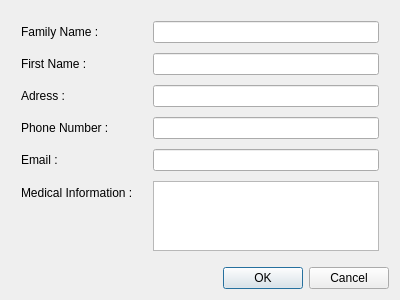
<?xml version="1.0" encoding="UTF-8"?>
<ui version="4.0">
 <class>DialogAddPatient</class>
 <widget class="QDialog" name="DialogAddPatient">
  <property name="geometry">
   <rect>
    <x>0</x>
    <y>0</y>
    <width>400</width>
    <height>300</height>
   </rect>
  </property>
  <property name="windowTitle">
   <string>Dialog</string>
  </property>
  <layout class="QVBoxLayout" name="verticalLayout">
   <item>
    <layout class="QFormLayout" name="formLayout">
     <property name="horizontalSpacing">
      <number>20</number>
     </property>
     <property name="verticalSpacing">
      <number>10</number>
     </property>
     <property name="leftMargin">
      <number>10</number>
     </property>
     <property name="topMargin">
      <number>10</number>
     </property>
     <property name="rightMargin">
      <number>10</number>
     </property>
     <property name="bottomMargin">
      <number>10</number>
     </property>
     <item row="0" column="0">
      <widget class="QLabel" name="label">
       <property name="text">
        <string>Family Name : </string>
       </property>
      </widget>
     </item>
     <item row="0" column="1">
      <widget class="QLineEdit" name="familyNameLineEdit">
       <property name="maxLength">
        <number>50</number>
       </property>
      </widget>
     </item>
     <item row="1" column="0">
      <widget class="QLabel" name="label_2">
       <property name="text">
        <string>First Name :</string>
       </property>
      </widget>
     </item>
     <item row="1" column="1">
      <widget class="QLineEdit" name="FirstNameLineEdit">
       <property name="maxLength">
        <number>50</number>
       </property>
      </widget>
     </item>
     <item row="2" column="0">
      <widget class="QLabel" name="label_3">
       <property name="text">
        <string>Adress :</string>
       </property>
      </widget>
     </item>
     <item row="2" column="1">
      <widget class="QLineEdit" name="adressLineEdit">
       <property name="maxLength">
        <number>50</number>
       </property>
      </widget>
     </item>
     <item row="3" column="0">
      <widget class="QLabel" name="label_4">
       <property name="text">
        <string>Phone Number :</string>
       </property>
      </widget>
     </item>
     <item row="3" column="1">
      <widget class="QLineEdit" name="phoneNumberLineEdit">
       <property name="maxLength">
        <number>15</number>
       </property>
      </widget>
     </item>
     <item row="4" column="0">
      <widget class="QLabel" name="label_5">
       <property name="text">
        <string>Email :</string>
       </property>
      </widget>
     </item>
     <item row="4" column="1">
      <widget class="QLineEdit" name="emailLineEdit">
       <property name="maxLength">
        <number>50</number>
       </property>
      </widget>
     </item>
     <item row="5" column="0">
      <widget class="QLabel" name="label_6">
       <property name="text">
        <string>Medical Information :</string>
       </property>
      </widget>
     </item>
     <item row="5" column="1">
      <widget class="QTextEdit" name="medicalInfoTextEdit"/>
     </item>
    </layout>
   </item>
   <item>
    <widget class="QDialogButtonBox" name="buttonBox">
     <property name="orientation">
      <enum>Qt::Horizontal</enum>
     </property>
     <property name="standardButtons">
      <set>QDialogButtonBox::Cancel|QDialogButtonBox::Ok</set>
     </property>
    </widget>
   </item>
  </layout>
 </widget>
 <resources/>
 <connections>
  <connection>
   <sender>buttonBox</sender>
   <signal>accepted()</signal>
   <receiver>DialogAddPatient</receiver>
   <slot>accept()</slot>
   <hints>
    <hint type="sourcelabel">
     <x>248</x>
     <y>254</y>
    </hint>
    <hint type="destinationlabel">
     <x>157</x>
     <y>274</y>
    </hint>
   </hints>
  </connection>
  <connection>
   <sender>buttonBox</sender>
   <signal>rejected()</signal>
   <receiver>DialogAddPatient</receiver>
   <slot>reject()</slot>
   <hints>
    <hint type="sourcelabel">
     <x>316</x>
     <y>260</y>
    </hint>
    <hint type="destinationlabel">
     <x>286</x>
     <y>274</y>
    </hint>
   </hints>
  </connection>
 </connections>
</ui>
